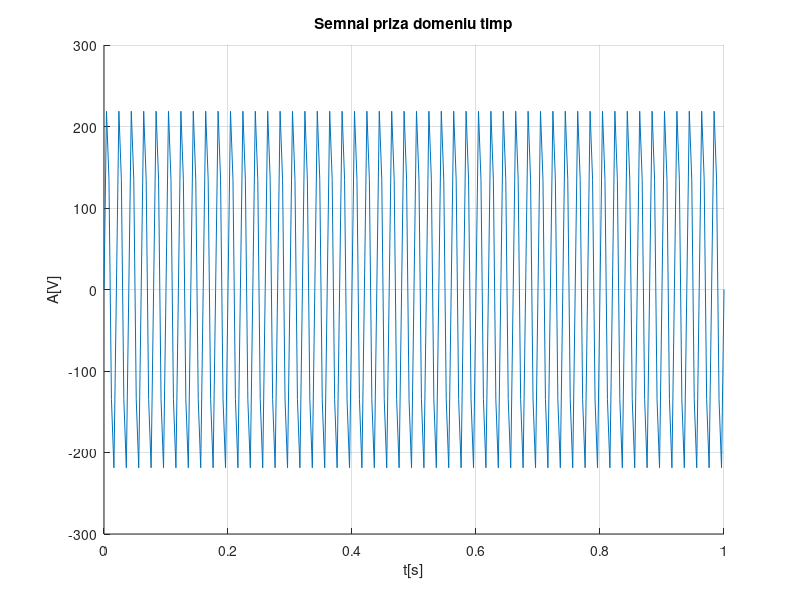
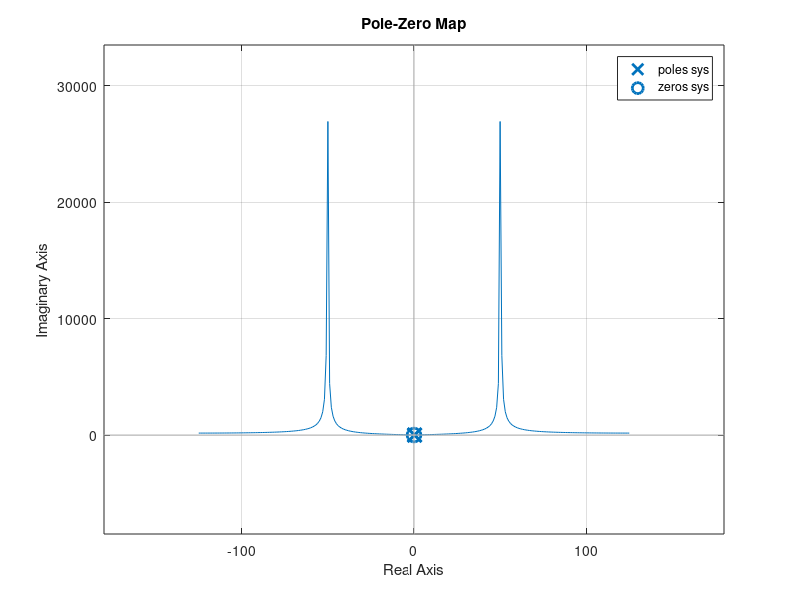

Recreate these plots in MATLAB, in order.
clc
close all
clear

a = 230;
f = 50;
fs = 5*f;
ts = 1/fs;
alpha = 0; % defazaj
len = 1;
t = 0 : ts : len; 
s = a*sin(2*pi*f*t + alpha);

figure(1)
hold on
plot(t,s);
title("Semnal priza domeniu timp");
xlabel("t[s]")
ylabel("A[V]")
grid on;
hold off

S = fft(s);
magnitudes = abs(S);
magnitudes = fftshift(magnitudes);
freq = linspace(-fs/2,fs/2,length(magnitudes));
figure(2)
hold on
plot(freq,magnitudes);
title("Semnal priza domeniu frecventa");
xlabel("f[Hz]")
ylabel("Mg")
grid on;
hold off

alpha = 2 * pi * f / fs;
den = [1, -2*cos(alpha), 1];
num = [0, a*sin(alpha), 0];
sys = tf(num, den, 1/fs);
pzmap(sys);
%zgrid;